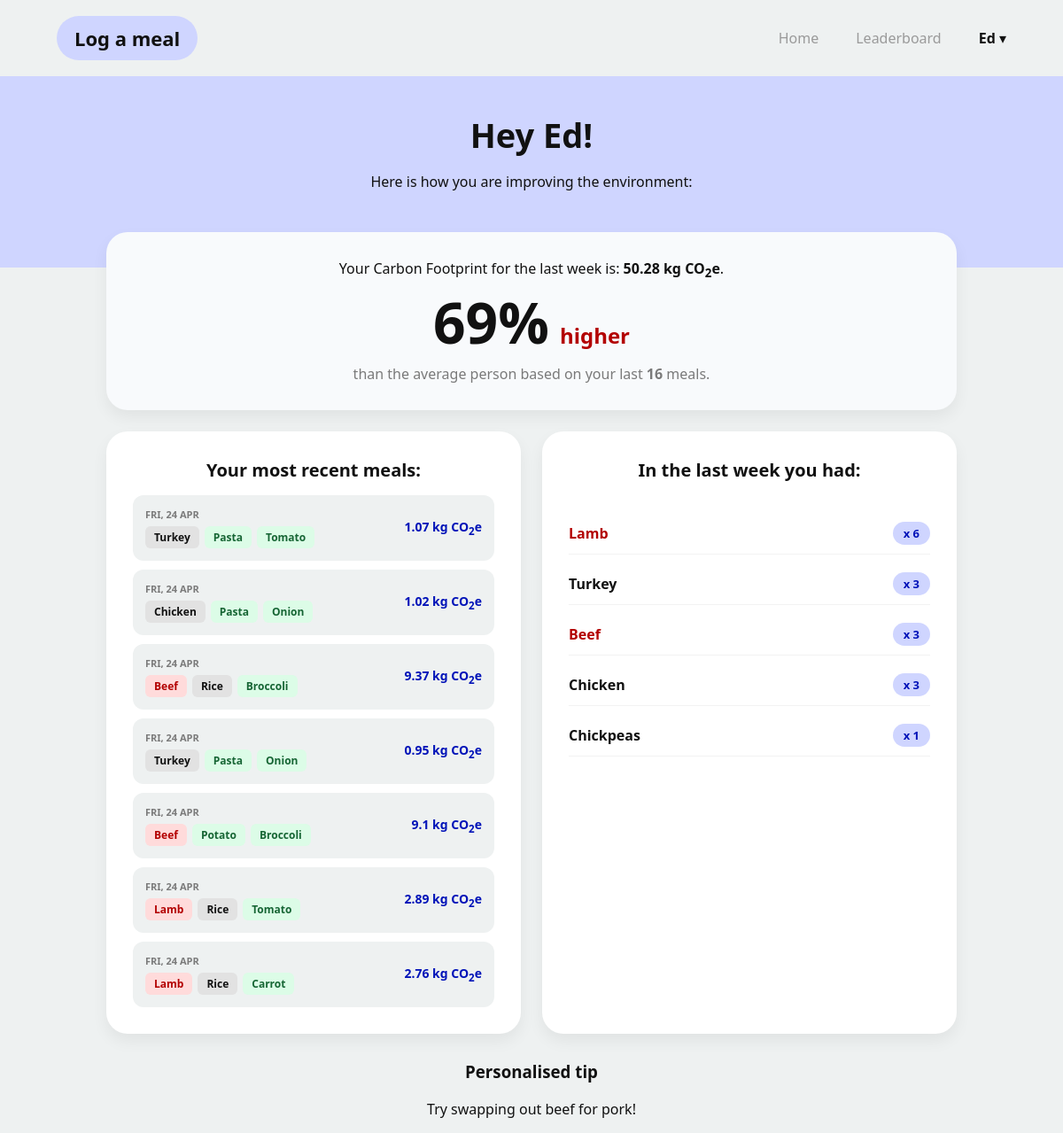
The app's page / (signed in), older data.
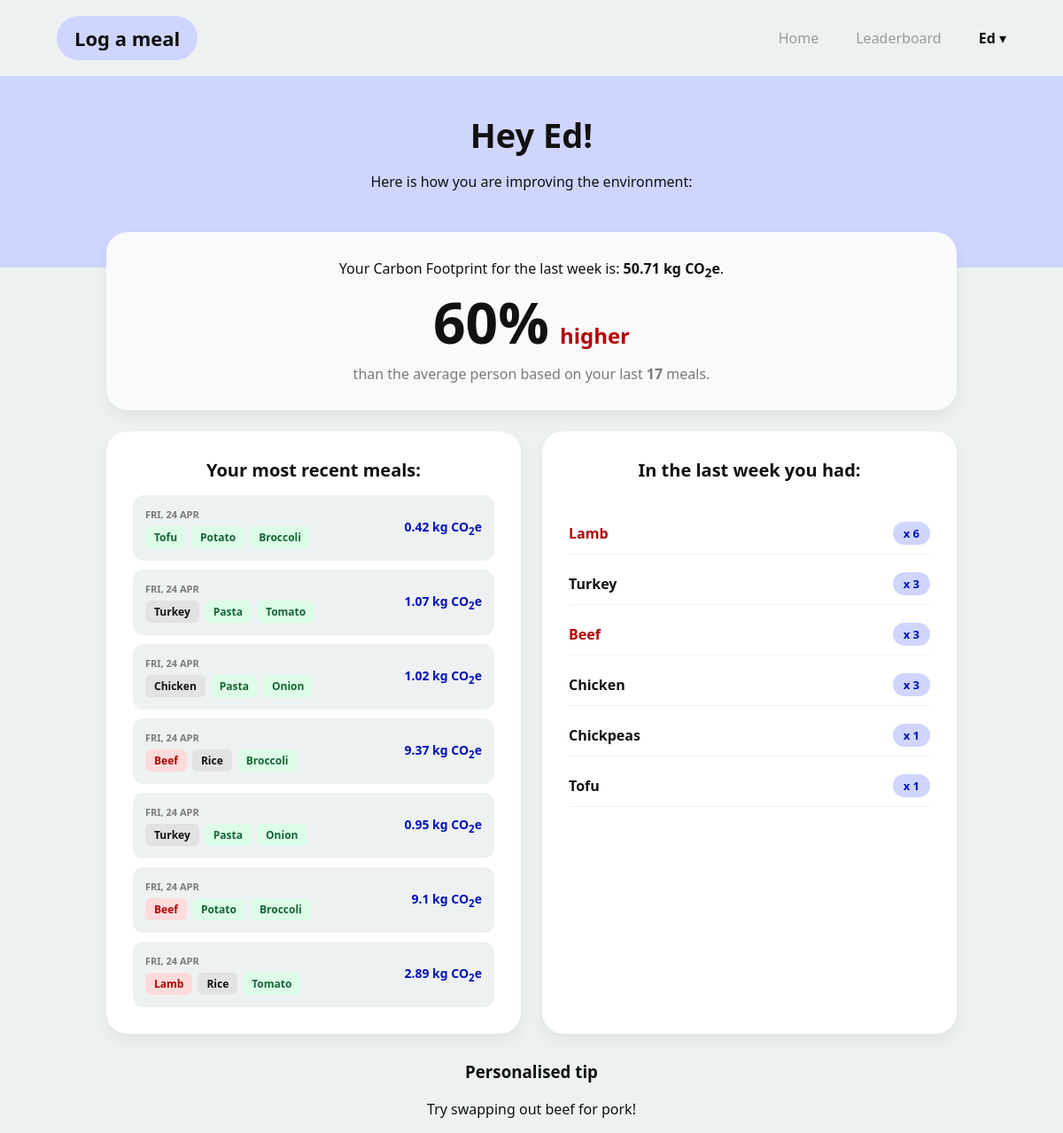
The same page, newer data.
### app/models.py (models this page shows, shortened)
class User(db.Model, UserMixin):
    __tablename__ = 'users'
    id: so.Mapped[int] = so.mapped_column(primary_key=True)
    username: so.Mapped[str] = so.mapped_column(sa.String(63), index=True, unique=True)
    email: so.Mapped[str] = so.mapped_column(sa.String(119), index=True, unique=True)
    password_hash: so.Mapped[Optional[str]] = so.mapped_column(sa.String(255))
    weekly_score: so.Mapped[int] = so.mapped_column(sa.Integer, index=True, default=0)
    meals: so.Mapped[list['Meal']] = so.relationship(back_populates='user')

class Meal(db.Model):
    id: so.Mapped[int] = so.mapped_column(primary_key=True)
    carb: so.Mapped[str] = so.mapped_column(sa.String(16))
    protein: so.Mapped[str] = so.mapped_column(sa.String(16))
    veg: so.Mapped[str] = so.mapped_column(sa.String(16))
    total_emissions: so.Mapped[float] = so.mapped_column(sa.Float, default=0)
    date_added: so.Mapped[str] = so.mapped_column(sa.Date, default=date.today())
    user_id: so.Mapped[int] = so.mapped_column(sa.ForeignKey(User.id), index=True)
    user: so.Mapped[User] = so.relationship(back_populates='meals')
    def get_qualitative_impact(self):
        if self.total_emissions < 0.5:
            qualitative_impact = "very_low"
        elif self.total_emissions < 1:
            qualitative_impact = "low"
        elif self.total_emissions < 2:
            qualitative_impact = "medium"
        elif self.total_emissions < 3:
            qualitative_impact = "high"
        else:
            qualitative_impact = "very_high"
        return qualitative_impact

### app/routes.py (the view)
@app.route("/", methods=["GET", "POST"])
def index():
    if current_user.is_authenticated:
        seven_days_ago = datetime.now().date() - timedelta(days=7)
        weekly_meals = [m for m in current_user.meals if m.date_added >= seven_days_ago]
        display_meals = weekly_meals[::-1]
        last_7_meals = current_user.meals[-7:][::-1]
        protein_count = {}
        weekly_total = 0
        for meal in weekly_meals:
            weekly_total += meal.total_emissions
            protein_count[meal.protein] = protein_count.get(meal.protein, 0) + 1
        sorted_protein_count = dict(
            sorted(protein_count.items(), key=lambda item: item[1],
                   reverse=True))  # just so it lists the protein count in the 'in the last week you had' in order of quantity (desc)
        num_meals = len(weekly_meals)
        comparison_delta = 0
        comparison_label = "lower"  # Default
        if num_meals > 0:
            expected = num_meals * (39.0 / 21)
            raw_percent = (weekly_total / expected) * 100
            comparison_delta = int(abs(100 - raw_percent))
            comparison_label = "higher" if raw_percent > 100 else "lower"
        return render_template("index.html",
                               meals_over_last_week=display_meals,
                               protein_count=sorted_protein_count,
                               weekly_total=weekly_total,
                               num_meals=num_meals,
                               comparison_delta=comparison_delta,
                               comparison_label=comparison_label,
                               user_name=current_user.username)
    else:
        return render_template("LandingPage.html")

### app/models.py (called while the page is built)
@login.user_loader
def load_user(id):
    return db.session.get(User, int(id))

### app/templates/index.html (shortened to what this page needs)
{% extends "base.html" %}
{% block styles %}
<link rel="stylesheet" href="{{ url_for('static', filename='css/page_style.css') }}">
{% endblock %}
{% block content %}
<main class="dash">
    <section class="dash-hero">
        <h1 class="dash-title">{{"Hey " + user_name +"!" if user_name else "You are not logged in" }}</h1>
        <p class="dash-subtitle">Here is how you are improving the environment:</p>
    </section>
    <section class="stats">
        <div class="stat-card stat-card--full">
            <div class="dash-subtitle">
                Your Carbon Footprint for the last week is: <strong>{{ weekly_total|round(2) }} kg
                CO<sub>2</sub>e</strong>.
            </div>
            <div class="comparison-display">
                <span class="comparison-value">{{ comparison_delta }}%</span>
                <span class="comparison-label {% if comparison_label == 'higher' %}text-red{% else %}text-green{% endif %}">
            {{ comparison_label }}
        </span>
            </div>
            <p class="stat-subtitle">
                than the average person based on your last <strong>{{ num_meals }}</strong> meals.
            </p>
        </div>
        <div class="stat-card">
            <div class="stat-title">Your most recent meals:</div>
            <div class="history-list">
                {% set high_impact = ['beef', 'lamb', 'shrimp'] %}
                {% set low_impact = ['tofu', 'lentils', 'chickpeas', 'beans', 'bread', 'potato', 'pasta', 'oats',
                'carrot', 'broccoli', 'tomato', 'onion'] %}
                {% for meal in meals_over_last_week[:7] %}
                <div class="history-item">
                    <div class="history-left">
                        <div class="history-date">{{ meal.date_added.strftime('%a, %d %b') }}</div>
                        <div class="history-ingredients">
                            <span class="ing-tag {% if meal.protein in high_impact %}ing-tag--high{% elif meal.protein in low_impact %}ing-tag--low{% endif %}">
                                {{ meal.protein }}
                            </span>
                            <span class="ing-tag {% if meal.carb in high_impact %}ing-tag--high{% elif meal.carb in low_impact %}ing-tag--low{% endif %}">
                                {{ meal.carb }}
                            </span>
                            <span class="ing-tag {% if meal.veg in high_impact %}ing-tag--high{% elif meal.veg in low_impact %}ing-tag--low{% endif %}">
                                {{ meal.veg }}
                            </span>
                        </div>
                    </div>
                    <div class="history-emission {% if meal.get_qualitative_impact() in ['high', 'very_high'] %}history-emission--high{% endif %}">
                        {{ meal.total_emissions|round(2) }} kg CO<sub>2</sub>e
                    </div>
                </div>
                {% else %}
                <div class="stat-label" style="margin-top: 10px;">You haven't logged any meals yet!</div>
                {% endfor %}
            </div>
        </div>
        <div class="stat-card stat-card--right">
            <div class="stat-title">In the last week you had:</div>
            <div class="freq-container">
                <div class="freq-list">
                    {% for k, v in protein_count.items() %}
                    <div class="freq-item">
                        <div class="freq-name {% if k in ['beef', 'lamb', 'shrimp'] %}freq-name--high{% endif %}">
                            {{ k }}
                        </div>
                        <div class="freq-count">x {{ v }}</div>
                    </div>
                    {% else %}
                    <div class="stat-label" style="margin-top: 10px;">No data to display.</div>
                    {% endfor %}
                </div>
            </div>
        </div>
    </section>
    <h3 style="text-align:center">Personalised tip</h3>
    {% if "beef" in protein_count.keys() %}
    <p style="text-align:center">Try swapping out beef for pork!</p>
    {% elif "lamb" in protein_count.keys() %}
    <p style="text-align:center">Try swapping out lamb for turkey!</p>
    {% elif "shrimp" in protein_count.keys() %}
    <p style="text-align:center">Try swapping out shrimp for wild fish!</p>
    {% elif "pork" in protein_count.keys() %}
    <p style="text-align:center">Try swapping out pork for tofu!</p>
    {% else %}
    <p style="text-align:center">You have a very low environmental impact, keep doing what you're doing!</p>
    {% endif %}
</main>
{% endblock %}

### app/templates/base.html (shortened to what this page needs)
<!DOCTYPE html>
<html lang="en">
<head>
    <link rel="stylesheet" href="{{ url_for('static', filename='css/style.css') }}">
    {% block styles %}{% endblock %}
</head>
<body>
<header class="nav">
    <div class="nav-inner">
        <div class="nav-brand">
            {% if current_user.is_authenticated %}
            <a href="{{ url_for('log_meal') }}">Log a meal</a>
            {% else %}
            <a href="#" class="nav-link--disabled">Log a meal</a>
            {% endif %}
        </div>
        <nav class="nav-links">
            <a href="{{ url_for('index') }}">Home</a>
            {% if current_user.is_authenticated %}
            <a href="{{ url_for('leaderboard') }}">Leaderboard</a>
            <div class="nav-user-dropdown">
                <button class="dropdown-trigger">
                    <strong>{{ current_user.username }}</strong> ▾
                </button>
            </div>
            {% else %}
            <a href="{{ url_for('login') }}">Login</a>
            <a href="{{ url_for('signup') }}" class="nav-cta">Sign Up</a>
            {% endif %}
        </nav>
    </div>
</header>
{% block content %}
{% endblock %}
</body>
</html>

### app/static/css/style.css (style rules this page uses)
*, *::before, *::after { box-sizing: border-box; }
:root { --bg-main: #ffffff; --bg-page: #eef1f1; --lavender: #cfd5ff; --blue-primary: #0b3dff; --blue-dark: #0013b8; --text-main: #111111; --text-muted: #7a7a7a; --text-nav: #9a9a9a; --card-bg: #ffffff; --shadow-sm: 0 8px 18px rgba(0, 0, 0, 0.06); --container-max: 1120px; }
body { margin: 0; font-family: system-ui, -apple-system, sans-serif; background: var(--bg-main); color: var(--text-main); }
.nav-inner { max-width: var(--container-max); margin: 0 auto; padding: 22px 24px; display: flex; align-items: center; justify-content: space-between; }
.nav-brand a { text-decoration: none; color: var(--text-main); font-weight: 700; font-size: 22px; padding: 10px 20px; border-radius: 999px; background: var(--lavender); transition: filter 0.2s; }
.nav-links { list-style: none; display: flex; align-items: center; gap: 42px; }
.nav-links a { text-decoration: none; color: var(--text-nav); font-weight: 500; }
.nav-user-dropdown { position: relative; display: inline-block; }
.dropdown-trigger { background: none; border: none; color: var(--text-main); font-size: 16px; cursor: pointer; padding: 10px 0; font-family: inherit; }
.nav-user-dropdown::after { content: ""; position: absolute; top: 100%; left: 0; width: 100%; height: 15px; }

### app/static/css/page_style.css (style rules this page uses)
body { background: var(--bg-page); }
.dash-hero { background: var(--lavender); padding: 40px 20px 70px; text-align: center; }
.dash-title { margin: 0; font-size: 38px; font-weight: 800; }
.stats { max-width: 1000px; margin: -40px auto 30px; padding: 0 20px; display: grid; grid-template-columns: 1fr 1fr; gap: 24px; }
.stat-card { background: var(--card-bg); border-radius: 24px; box-shadow: var(--shadow-sm); padding: 30px; display: flex; flex-direction: column; }
.stat-card--full { grid-column: 1 / -1; display: flex; flex-direction: column; align-items: center; background-color: #f8fafc; text-align: center; }
.comparison-display { display: flex; align-items: baseline; justify-content: center; gap: 12px; margin: 15px 0; }
.comparison-value { font-size: 64px; font-weight: 800; color: var(--text-main); line-height: 1; }
.comparison-label { font-size: 24px; font-weight: 700; text-transform: lowercase; }
.text-red { color: #b30000; }
.stat-title { font-size: 20px; font-weight: 800; margin-bottom: 15px; }
.stat-subtitle { margin: 0; font-size: 16px; color: var(--text-muted); }
.history-list, .freq-list { display: flex; flex-direction: column; gap: 10px; }
.history-item { display: flex; justify-content: space-between; align-items: center; padding: 14px; background: var(--bg-page); border-radius: 12px; }
.history-left { display: flex; flex-direction: column; gap: 6px; text-align: left; }
.history-date { font-size: 11px; color: var(--text-muted); font-weight: 700; text-transform: uppercase; }
.history-ingredients { display: flex; gap: 6px; }
.ing-tag { font-size: 12px; font-weight: 700; padding: 4px 10px; border-radius: 6px; background: #e2e2e2; text-transform: capitalize; }
.ing-tag--high { background: #ffdbdb; color: #b30000; }
.ing-tag--low { background: #dcfce7; color: #166534; }
.history-emission { font-size: 14px; color: var(--blue-dark); font-weight: 600; }
.freq-item { display: flex; justify-content: space-between; align-items: center; padding: 10px 0; border-bottom: 1px solid rgba(0, 0, 0, 0.05); }
.freq-name { font-weight: 600; text-transform: capitalize; }
.freq-count { background: var(--lavender); color: var(--blue-dark); padding: 4px 12px; border-radius: 99px; font-weight: 800; font-size: 13px; }
.stats .stat-card { text-align: center; justify-content: center; min-height: 140px; }
.freq-container { flex-grow: 1; display: flex; flex-direction: column; justify-content: flex-start; padding: 20px 0; }
.freq-name { font-weight: 600; font-size: 16px; text-transform: capitalize; color: var(--text-main); }
.freq-name--high { color: #b30000 !important; }

Row changes from the older to the newer data that the page shows:
no longer on this page (row unchanged): Meal: date_added "FRI, 24 APR", protein "Lamb", carb "Rice", veg "Carrot", total_emissions "2.76", shown under "Hey Ed!"
added Meal: date_added "FRI, 24 APR", protein "Tofu", carb "Potato", veg "Broccoli", total_emissions "0.42", v "1"
Text that changed along with them:
{{ weekly_total|round(2) }}: "50.28" → "50.71"
{{ comparison_delta }}: "69" → "60"
{{ num_meals }}: "16" → "17"
